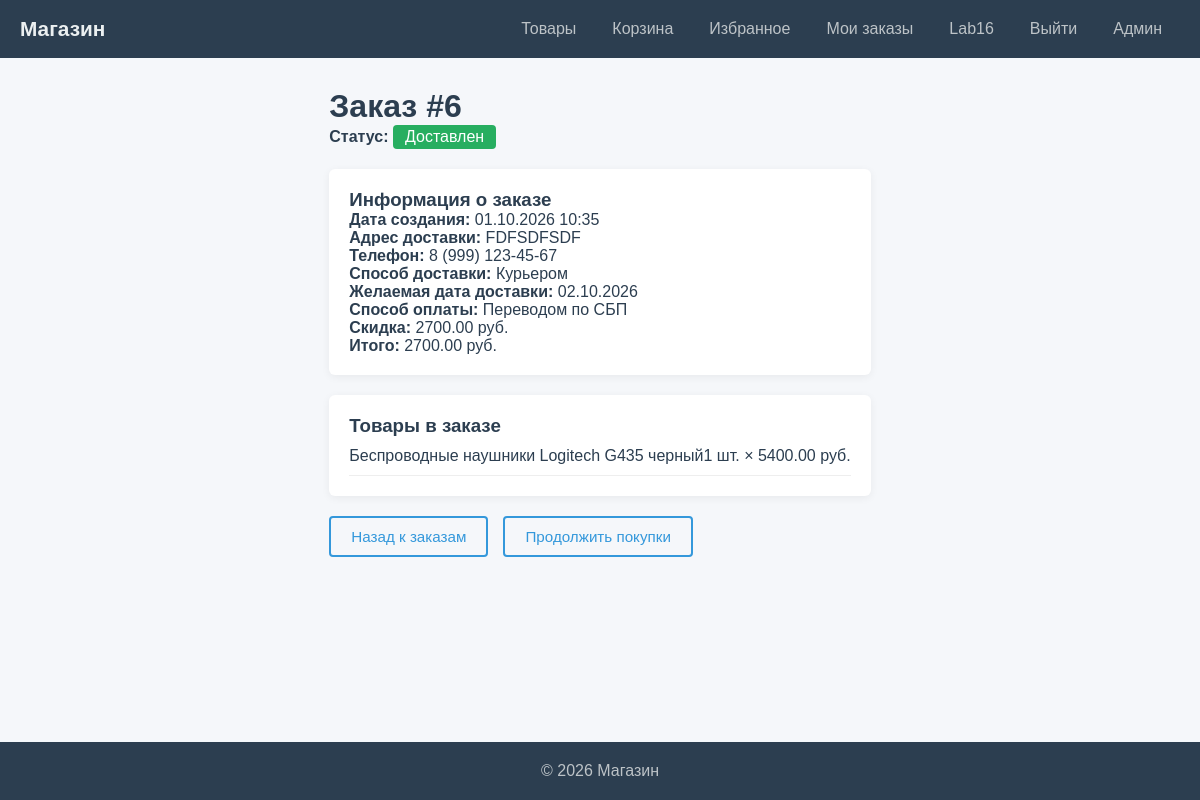
The app's page /order/6/ (signed in) with its own data.
### main/models.py (models this page shows, shortened)
class Order(models.Model):
    STATUS_CHOICES = [
        ('pending', 'Ожидает обработки'),
        ('processing', 'В обработке'),
        ('shipped', 'Отправлен'),
        ('delivered', 'Доставлен'),
        ('cancelled', 'Отменён'),
    ]
    DELIVERY_CHOICES = [
        ('courier', 'Курьером'),
        ('pickup', 'Самовывоз'),
        ('post', 'Почтой России'),
    ]
    PAYMENT_CHOICES = [
        ('on_receipt', 'При очном получении'),
        ('sbp', 'Переводом по СБП'),
    ]
    STATUS_COLORS = {
        'pending': '#f39c12',
        'processing': '#3498db',
        'shipped': '#9b59b6',
        'delivered': '#27ae60',
        'cancelled': '#e74c3c',
    }
    user = models.ForeignKey(User, on_delete=models.CASCADE, verbose_name='Пользователь')
    created_at = models.DateTimeField('Дата создания', auto_now_add=True)
    updated_at = models.DateTimeField('Дата обновления', auto_now=True)
    status = models.CharField('Статус', max_length=20, choices=STATUS_CHOICES, default='pending')
    total = models.DecimalField('Итого', max_digits=10, decimal_places=2)
    address = models.TextField('Адрес доставки')
    phone = models.CharField('Телефон', max_length=20)
    delivery_method = models.CharField('Способ доставки', max_length=20, choices=DELIVERY_CHOICES, default='courier')
    delivery_date = models.DateField('Желаемая дата доставки', null=True, blank=True)
    payment_method = models.CharField('Способ оплаты', max_length=20, choices=PAYMENT_CHOICES, default='on_receipt')
    coupon = models.ForeignKey(Coupon, on_delete=models.SET_NULL, null=True, blank=True, verbose_name='Промокод')
    discount = models.DecimalField('Скидка', max_digits=10, decimal_places=2, default=0)
    class Meta:
        verbose_name = 'Заказ'
        verbose_name_plural = 'Заказы'
        ordering = ['-created_at']

class OrderItem(models.Model):
    order = models.ForeignKey(Order, on_delete=models.CASCADE, related_name='items', verbose_name='Заказ')
    product = models.ForeignKey(Product, on_delete=models.CASCADE, verbose_name='Товар')
    quantity = models.IntegerField('Количество')
    price = models.DecimalField('Цена', max_digits=10, decimal_places=2)
    class Meta:
        verbose_name = 'Элемент заказа'
        verbose_name_plural = 'Элементы заказа'

class Product(models.Model):
    name = models.CharField('Название', max_length=200)
    slug = models.SlugField('URL', unique=True, blank=True)
    category = models.ForeignKey(
        Category, on_delete=models.SET_NULL, null=True, blank=True,
        verbose_name='Категория'
    )
    price = models.DecimalField('Цена', max_digits=10, decimal_places=2)
    description = models.TextField('Описание')
    stock = models.IntegerField('Количество на складе', default=0)
    image = models.ImageField('Изображение', upload_to='products/', blank=True, null=True)
    created_at = models.DateTimeField('Дата создания', auto_now_add=True, null=True, blank=True)
    class Meta:
        verbose_name = 'Товар'
        verbose_name_plural = 'Товары'

### main/views.py (the view)
# urls.py: path('order/<int:order_id>/', views.order_detail, name='order_detail'),
@login_required
def order_detail(request, order_id):
    order = get_object_or_404(Order, id=order_id, user=request.user)
    items = order.items.all()
    return render(request, 'main/order_detail.html', {'order': order, 'items': items})

### main/templates/main/order_detail.html (shortened to what this page needs)
{% extends 'main/base.html' %}
{% block content %}
<h1>Заказ #{{ order.id }}</h1>
<p>
    <strong>Статус:</strong>
    {% if order.status == 'pending' %}
        <span style="display:inline-block;padding:3px 12px;border-radius:4px;background:#f39c12;color:#fff;">Ожидает обработки</span>
    {% elif order.status == 'processing' %}
        <span style="display:inline-block;padding:3px 12px;border-radius:4px;background:#3498db;color:#fff;">В обработке</span>
    {% elif order.status == 'shipped' %}
        <span style="display:inline-block;padding:3px 12px;border-radius:4px;background:#9b59b6;color:#fff;">Отправлен</span>
    {% elif order.status == 'delivered' %}
        <span style="display:inline-block;padding:3px 12px;border-radius:4px;background:#27ae60;color:#fff;">Доставлен</span>
    {% else %}
        <span style="display:inline-block;padding:3px 12px;border-radius:4px;background:#e74c3c;color:#fff;">Отменён</span>
    {% endif %}
</p>
<div style="background:#fff;padding:20px;border-radius:6px;margin:20px 0;box-shadow:0 2px 8px rgba(0,0,0,.06);">
    <h3>Информация о заказе</h3>
    <p><strong>Дата создания:</strong> {{ order.created_at|date:"d.m.Y H:i" }}</p>
    <p><strong>Адрес доставки:</strong> {{ order.address }}</p>
    <p><strong>Телефон:</strong> {{ order.phone }}</p>
    <p><strong>Способ доставки:</strong> {{ order.get_delivery_method_display }}</p>
    {% if order.delivery_date %}
        <p><strong>Желаемая дата доставки:</strong> {{ order.delivery_date|date:"d.m.Y" }}</p>
    {% endif %}
    <p><strong>Способ оплаты:</strong> {{ order.get_payment_method_display }}</p>
    {% if order.discount > 0 %}
        <p><strong>Скидка:</strong> {{ order.discount }} руб.</p>
    {% endif %}
    <p><strong>Итого:</strong> {{ order.total }} руб.</p>
</div>
<div style="background:#fff;padding:20px;border-radius:6px;margin:20px 0;box-shadow:0 2px 8px rgba(0,0,0,.06);">
    <h3>Товары в заказе</h3>
    {% for item in items %}
    <div style="display:flex;justify-content:space-between;padding:10px 0;border-bottom:1px solid #eee;">
        <span>{{ item.product.name }}</span>
        <span>{{ item.quantity }} шт. × {{ item.price }} руб.</span>
    </div>
    {% empty %}
    <p>Нет товаров</p>
    {% endfor %}
</div>
<div class="actions">
    <a href="{% url 'my_orders' %}" class="btn btn-outline">Назад к заказам</a>
    <a href="{% url 'index' %}" class="btn btn-outline">Продолжить покупки</a>
</div>
{% endblock %}

### main/templates/main/base.html (shortened to what this page needs)
<!DOCTYPE html>
<html lang="ru">
<head>
</head>
<body>
    <header>
        <nav>
            <div class="nav-brand"><a href="{% url 'index' %}">Магазин</a></div>
            <div class="nav-links">
                <a href="{% url 'index' %}">Товары</a>
                <a href="{% url 'cart' %}">
                    Корзина
                </a>
                {% if user.is_authenticated %}
                    <a href="{% url 'wishlist' %}">Избранное</a>
                    <a href="{% url 'my_orders' %}">Мои заказы</a>
                    <a href="{% url 'profile' %}">{{ user.username }}</a>
                    <a href="{% url 'logout' %}">Выйти</a>
                    <a href="{% url 'admin:index' %}">Админ</a>
                {% else %}
                    <a href="{% url 'register' %}">Регистрация</a>
                    <a href="{% url 'login' %}">Войти</a>
                {% endif %}
            </div>
        </nav>
    </header>
    <div class="container">
        {% block content %}{% endblock %}
    </div>
    <footer><p>&copy; 2026 Магазин</p></footer>
</body>
</html>

### main/templates/main/base.html (style rules this page uses)
* { margin: 0; padding: 0; box-sizing: border-box; }
body { font-family: Arial, sans-serif; background: #f5f7fa; color: #2c3e50; min-height: 100vh; display: flex; flex-direction: column; }
header { background: #2c3e50; color: #ecf0f1; padding: 15px 0; }
nav { max-width: 1200px; margin: 0 auto; padding: 0 20px; display: flex; justify-content: space-between; align-items: center; flex-wrap: wrap; }
.nav-brand a { color: #ecf0f1; text-decoration: none; font-size: 1.3rem; font-weight: bold; }
.nav-links { display: flex; flex-wrap: wrap; align-items: center; }
.nav-links a { color: #bdc3c7; text-decoration: none; margin: 0 10px; padding: 5px 8px; transition: color .3s; }
.container { max-width: 1200px; margin: 30px auto; padding: 0 20px; flex: 1; }
.btn { display: inline-block; padding: 10px 20px; background: #3498db; color: #fff; border: none; border-radius: 4px; cursor: pointer; text-decoration: none; text-align: center; font-size: .95rem; transition: all .25s ease; position: relative; overflow: hidden; }
.btn-outline { background: transparent; color: #3498db; border: 2px solid #3498db; }
footer { background: #2c3e50; color: #bdc3c7; text-align: center; padding: 20px; margin-top: 40px; }
.actions { display: flex; gap: 15px; flex-wrap: wrap; margin-top: 20px; }

### records on screen
Order: id "6", created_at "01.10.2026 10:35", address "FDFSDFSDF", phone "8 (999) 123-45-67", delivery_method "Курьером", delivery_date "02.10.2026", payment_method "Переводом по СБП", discount "2700.00", total "2700.00"
OrderItem: product.name "Беспроводные наушники Logitech G435 черный", quantity "1", price "5400.00"

### other values on screen
{{ user.username }} "Lab16"
